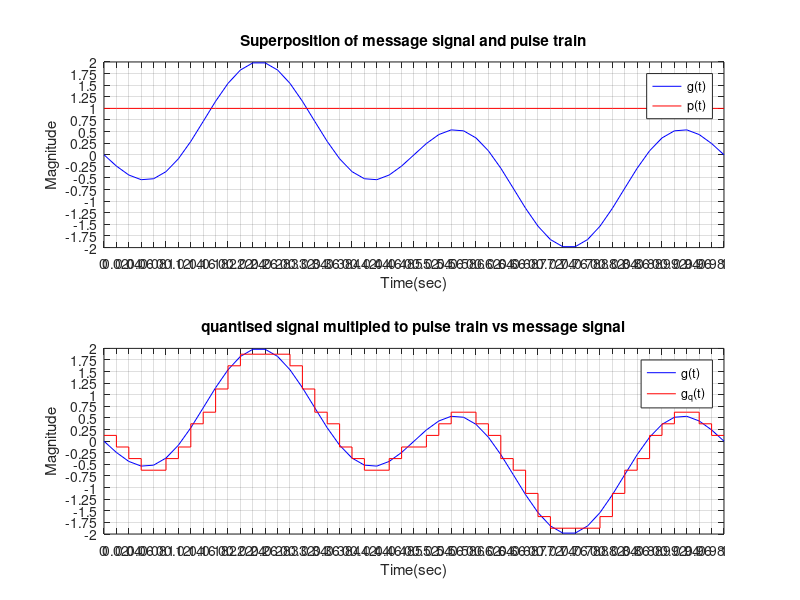

This figure's MATLAB source:
%1b
clc;
close all;

%message signal
fa=1;
fb=3;
fs=50; 
t=0:1/fs:1; 
ym=sin(2*pi*fa*t)-sin(2*pi*fb*t);
peaku=round(max(ym));
peakl=round(min(ym));

%impulse train                 
y=zeros(size(t));
y(1:1:end)=1;

%sampled signal
ym =  [ym(1,:)];
y = [y(1,:)];

gs = zeros(1,length(y));
for i=1:length(y)
    gs(i) = y(i)*ym(i);
end

%Initialise zeros array
gskt=zeros(1,length(gs));

%defining the quantised signal
k=(peaku-peakl)/16;
Vmax=peaku-k/2;
Vmin=peakl+k/2;
for i=Vmin:k:Vmax
    for j=1:length(ym)
        if((i-k/2)<=gs(j) && (gs(j)<=(i+k/2)) && ...
                gs(j) ~= 0)
            gskt(j)=i;
        end
        if(gs(j) == 0)
            gskt(j)=0.125;
        end
    end
end

% pulse train
ts = 1/fs;
tp = ts;
w = zeros(1,length(gskt));
for i=1:length(w)
    w(i) = 1;
end
y2=w;

%creating g_h signal
gq=y2.*gskt;

subplot(2,1,1);
plot(t,ym,'b');
hold on;
plot(t,y2,'r');
title('Superposition of message signal and pulse train');
xlabel('Time(sec)');
ylabel('Magnitude');
xticks(t);
yticks([-2 -1.75 -1.5 -1.25 -1 -0.75 -0.5 -0.25 0 0.25 0.5 0.75 1 1.25 1.5 1.75 2]);
legend('g(t)','p(t)');
grid on;

subplot(2,1,2);
plot(t,ym,'b');
hold on;
stairs(t,gq,'r');
yticks([-2 -1.75 -1.5 -1.25 -1 -0.75 -0.5 -0.25 0 0.25 0.5 0.75 1 1.25 1.5 1.75 2]);
grid on;
title('quantised signal multipled to pulse train vs message signal');
xlabel('Time(sec)')
ylabel('Magnitude')
xticks(t);
yticks([-2 -1.75 -1.5 -1.25 -1 -0.75 -0.5 -0.25 0 0.25 0.5 0.75 1 1.25 1.5 1.75 2]);
legend('g(t)','g_q(t)')
grid on;